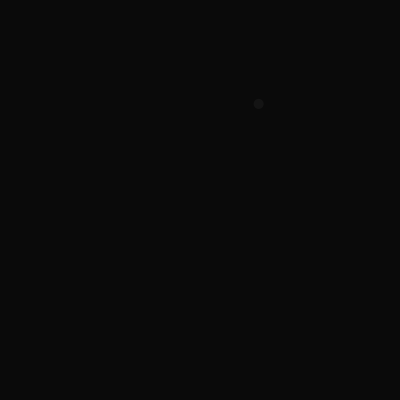
Frame 1 (no input)
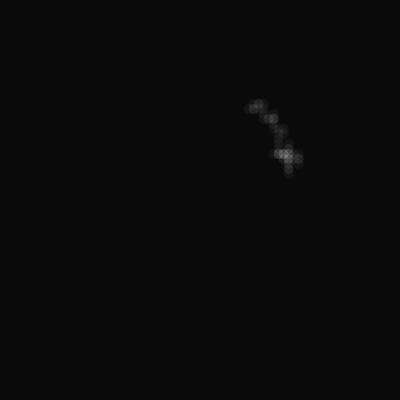
Frame 60 (the mouse pressed at the canvas centre just before this capture)
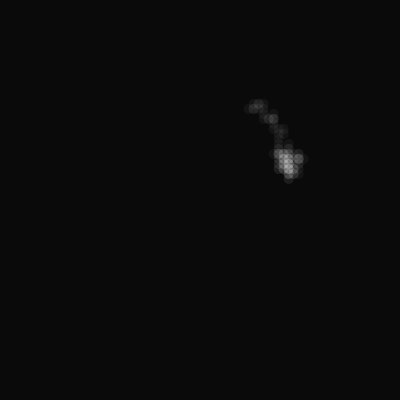
Frame 120 (the mouse held since frame 60 and released just before this capture)

The Processing sketch that drew these frames (run headless with seeded random() and noise(); from frame 60 on, the mouse is pressed at the canvas centre):

// Processing sketch: exercice_1_2_corrige
// ── exercice_1_2_corrige.pde
PVector pos;
float deplacement = 5;
void setup() {
  size(400, 400);
  pos = new PVector(random(width), random(height));
  background(10);
}

void draw() {
  //background(10, 10);
  noStroke();
  fill(255,10);
  circle(pos.x, pos.y, 10);
  
  int direction = floor(random(4));
  println(direction);
  
  if (direction == 0) {
    pos.y += deplacement;
  }
  if (direction == 1) {
    pos.x += deplacement;
  }
  if (direction == 2) {
    pos.y -= deplacement;
  }
  if (direction == 3) {
    pos.x -= deplacement;
  }
}
